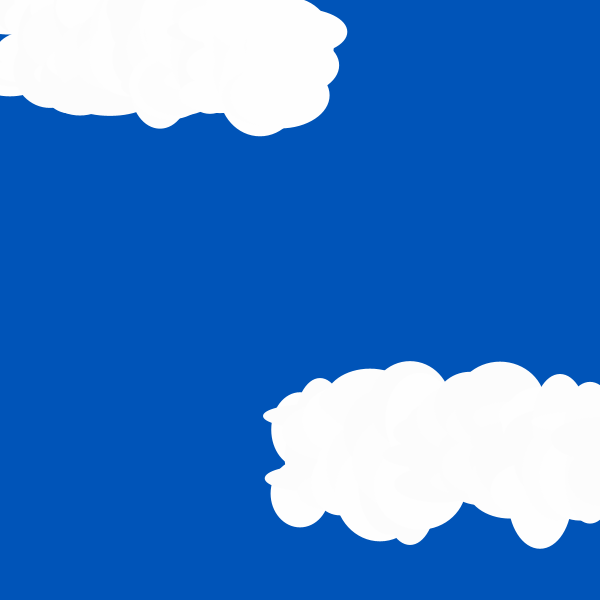
Frame 1 (no input)
Frame 60 (the mouse pressed at the canvas centre just before this capture): identical to frame 1, image omitted
Frame 120 (the mouse held since frame 60 and released just before this capture): identical to frame 1, image omitted

The Processing sketch that drew this single still picture (run headless with seeded random() and noise(); from frame 60 on, the mouse is pressed at the canvas centre):

// Processing sketch: processing_70896
// ── processing_70896.pde

/**
Assignment number 2
Susan Anderson
swanderson@brynmawr.edu
CS 110 Section 001
9/19/12

This program randomly generates a different colored sky and different shaped
clouds when a key is pressed.  It also draws flying pigs when the mouse is pressed
and erases them when a key is pressed.  Depending on where the mouse is 
pressed, the size of the pig's eyes and the direction the pig is facing
changes.
**/

int spacing = 10;

void setup() {
  size(600, 600);
  smooth();
  background(0, random(0,130), random(160,255));
  
  //two clouds
  for(int x=10;x <= 300; x=x+spacing) {
      noStroke();
      fill(random(252,255));
      ellipse(x,random(0,50),random(50,100),random(20, 100));
      ellipse(x,random(50,100), random(50,100), random(20,100));
      
      while(x>=300&&x<=600) {
        noStroke();
        fill(random(252,255));
        ellipse(x,random(400,450),random(50,100),random(20,100));
        ellipse(x,random(450,500),random(50,100),random(20,100));
        x=x+spacing;
      }
  }
}
void draw() {
}

void mousePressed() {//pig upper third, right side
if (mouseX>=300 && mouseX<600 && mouseY<200) {
  //body, head
  noStroke();
  fill(245,121,183);
  ellipse(mouseX,mouseY,50,40);
  ellipse(mouseX-30, mouseY-10,30,30);
  //tail and ears
  triangle(mouseX+25,mouseY-2, mouseX+25,mouseY+2, mouseX+35,mouseY);
  triangle(mouseX-33,mouseY-20, mouseX-13,mouseY, mouseX-25,mouseY-30);
  triangle(mouseX-28,mouseY-20, mouseX-43,mouseY, mouseX-35,mouseY-30);
  //nose
  stroke(0);
  ellipse(mouseX-30,mouseY-5, 12,10);
  point(mouseX-28,mouseY-6);
  point(mouseX-32,mouseY-6);
  //legs
  noStroke();
  rect(mouseX-20,mouseY, 5,30);
  rect(mouseX-10,mouseY, 5,30);
  rect(mouseX+10,mouseY, 5,30);
  rect(mouseX+20,mouseY, 5,30);
  //hooves
  fill(0);
  rect(mouseX-20,mouseY+25, 5,5);
  rect(mouseX-10,mouseY+25, 5,5);
  rect(mouseX+10,mouseY+25, 5,5);
  rect(mouseX+20,mouseY+25, 5,5);
  //eyes
  fill(255);
  noStroke();
  ellipse(mouseX-25,mouseY-15, 5,5);
  ellipse(mouseX-35,mouseY-15, 5,5);
  fill(0);
  ellipse(mouseX-25,mouseY-15,2,2);
  ellipse(mouseX-35,mouseY-15,2,2);
  //lines behind pig
  stroke(0);
  line(mouseX+40,mouseY, mouseX+90,mouseY);
  line(mouseX+40,mouseY+10, mouseX+70,mouseY+10);
  line(mouseX+40,mouseY-10, mouseX+70,mouseY-10);
  
}else if(mouseX<300 && mouseY<200) {//pig upper third, left side
  //body, head
  noStroke();
  fill(245,121,183);
  ellipse(mouseX,mouseY,50,40);
  ellipse(mouseX+30, mouseY-10,30,30);
  //tail and ears
  triangle(mouseX-25,mouseY-2, mouseX-25,mouseY+2, mouseX-35,mouseY);
  triangle(mouseX+33,mouseY-20, mouseX+13,mouseY, mouseX+25,mouseY-30);
  triangle(mouseX+28,mouseY-20, mouseX+43,mouseY, mouseX+35,mouseY-30);
  //nose
  stroke(0);
  ellipse(mouseX+30,mouseY-5, 12,10);
  point(mouseX+28,mouseY-6);
  point(mouseX+32,mouseY-6);
  //legs
  noStroke();
  rect(mouseX+20,mouseY, 5,30);
  rect(mouseX+10,mouseY, 5,30);
  rect(mouseX-10,mouseY, 5,30);
  rect(mouseX-20,mouseY, 5,30);
  //hooves
  fill(0);
  rect(mouseX+20,mouseY+25, 5,5);
  rect(mouseX+10,mouseY+25, 5,5);
  rect(mouseX-10,mouseY+25, 5,5);
  rect(mouseX-20,mouseY+25, 5,5);
  //facial features
  fill(255);
  noStroke();
  ellipse(mouseX+25,mouseY-15, 5,5);
  ellipse(mouseX+35,mouseY-15, 5,5);
  fill(0);
  ellipse(mouseX+25,mouseY-15,2,2);
  ellipse(mouseX+35,mouseY-15,2,2);
  //lines behind pig
  stroke(0);
  line(mouseX-40,mouseY, mouseX-90,mouseY);
  line(mouseX-40,mouseY+10, mouseX-70,mouseY+10);
  line(mouseX-40,mouseY-10, mouseX-70,mouseY-10);
  
}else if(mouseX>=300 && mouseX<600 && mouseY>200 && mouseY<=400) {//pig, middle third, right side
  //body, head
  noStroke();
  fill(245,121,183);
  ellipse(mouseX,mouseY,50,40);
  ellipse(mouseX+30, mouseY-10,30,30);
  //tail and ears
  triangle(mouseX-25,mouseY-2, mouseX-25,mouseY+2, mouseX-35,mouseY);
  triangle(mouseX+33,mouseY-20, mouseX+13,mouseY, mouseX+25,mouseY-30);
  triangle(mouseX+28,mouseY-20, mouseX+43,mouseY, mouseX+35,mouseY-30);
  //nose
  stroke(0);
  ellipse(mouseX+30,mouseY-5, 12,10);
  point(mouseX+28,mouseY-6);
  point(mouseX+32,mouseY-6);
  //legs
  noStroke();
  rect(mouseX+20,mouseY, 5,30);
  rect(mouseX+10,mouseY, 5,30);
  rect(mouseX-10,mouseY, 5,30);
  rect(mouseX-20,mouseY, 5,30);
  //hooves
  fill(0);
  rect(mouseX+20,mouseY+25, 5,5);
  rect(mouseX+10,mouseY+25, 5,5);
  rect(mouseX-10,mouseY+25, 5,5);
  rect(mouseX-20,mouseY+25, 5,5);
  //facial features
  fill(255);
  noStroke();
  ellipse(mouseX+25,mouseY-15, 10,10);
  ellipse(mouseX+35,mouseY-15, 10,10);
  fill(0);
  ellipse(mouseX+25,mouseY-15,4,4);
  ellipse(mouseX+35,mouseY-15,4,4);
  //lines behind pig
  stroke(0);
  line(mouseX-40,mouseY, mouseX-90,mouseY);
  line(mouseX-40,mouseY+10, mouseX-70,mouseY+10);
  line(mouseX-40,mouseY-10, mouseX-70,mouseY-10);
  
}else if (mouseX<300 && mouseY>200 && mouseY<=400) {//pig, middle third, left side
//body, head
  noStroke();
  fill(245,121,183);
  ellipse(mouseX,mouseY,50,40);
  ellipse(mouseX-30, mouseY-10,30,30);
  //tail and ears
  triangle(mouseX+25,mouseY-2, mouseX+25,mouseY+2, mouseX+35,mouseY);
  triangle(mouseX-33,mouseY-20, mouseX-13,mouseY, mouseX-25,mouseY-30);
  triangle(mouseX-28,mouseY-20, mouseX-43,mouseY, mouseX-35,mouseY-30);
  //nose
  stroke(0);
  ellipse(mouseX-30,mouseY-5, 12,10);
  point(mouseX-28,mouseY-6);
  point(mouseX-32,mouseY-6);
  //legs
  noStroke();
  rect(mouseX-20,mouseY, 5,30);
  rect(mouseX-10,mouseY, 5,30);
  rect(mouseX+10,mouseY, 5,30);
  rect(mouseX+20,mouseY, 5,30);
  //hooves
  fill(0);
  rect(mouseX-20,mouseY+25, 5,5);
  rect(mouseX-10,mouseY+25, 5,5);
  rect(mouseX+10,mouseY+25, 5,5);
  rect(mouseX+20,mouseY+25, 5,5);
  //eyes
  fill(255);
  noStroke();
  ellipse(mouseX-25,mouseY-15, 10,10);
  ellipse(mouseX-35,mouseY-15, 10,10);
  fill(0);
  ellipse(mouseX-25,mouseY-15,4,4);
  ellipse(mouseX-35,mouseY-15,4,4);
  //lines behind pig
  stroke(0);
  line(mouseX+40,mouseY, mouseX+90,mouseY);
  line(mouseX+40,mouseY+10, mouseX+70,mouseY+10);
  line(mouseX+40,mouseY-10, mouseX+70,mouseY-10);
  
}else if(mouseX>=300 && mouseX<600 && mouseY>400 && mouseY<600) {//pig lower third, right side
  noStroke();
  fill(245,121,183);
  ellipse(mouseX,mouseY,50,40);
  ellipse(mouseX-30, mouseY-10,30,30);
  //tail and ears
  triangle(mouseX+25,mouseY-2, mouseX+25,mouseY+2, mouseX+35,mouseY);
  triangle(mouseX-33,mouseY-20, mouseX-13,mouseY, mouseX-25,mouseY-30);
  triangle(mouseX-28,mouseY-20, mouseX-43,mouseY, mouseX-35,mouseY-30);
  //nose
  stroke(0);
  ellipse(mouseX-30,mouseY-5, 12,10);
  point(mouseX-28,mouseY-6);
  point(mouseX-32,mouseY-6);
  //legs
  noStroke();
  rect(mouseX-20,mouseY, 5,30);
  rect(mouseX-10,mouseY, 5,30);
  rect(mouseX+10,mouseY, 5,30);
  rect(mouseX+20,mouseY, 5,30);
  //hooves
  fill(0);
  rect(mouseX-20,mouseY+25, 5,5);
  rect(mouseX-10,mouseY+25, 5,5);
  rect(mouseX+10,mouseY+25, 5,5);
  rect(mouseX+20,mouseY+25, 5,5);
  //eyes
  fill(255);
  noStroke();
  ellipse(mouseX-25,mouseY-15, 15,15);
  ellipse(mouseX-35,mouseY-15, 15,15);
  fill(0);
  ellipse(mouseX-25,mouseY-15,8,8);
  ellipse(mouseX-35,mouseY-15,8,8);
  //lines behind pig
  stroke(0);
  line(mouseX+40,mouseY, mouseX+90,mouseY);
  line(mouseX+40,mouseY+10, mouseX+70,mouseY+10);
  line(mouseX+40,mouseY-10, mouseX+70,mouseY-10);
  
}else if (mouseX<300 && mouseY>400 && mouseY<=600) {//pig lower third left side
  //body, head
  noStroke();
  fill(245,121,183);
  ellipse(mouseX,mouseY,50,40);
  ellipse(mouseX+30, mouseY-10,30,30);
  //tail and ears
  triangle(mouseX-25,mouseY-2, mouseX-25,mouseY+2, mouseX-35,mouseY);
  triangle(mouseX+33,mouseY-20, mouseX+13,mouseY, mouseX+25,mouseY-30);
  triangle(mouseX+28,mouseY-20, mouseX+43,mouseY, mouseX+35,mouseY-30);
  //nose
  stroke(0);
  ellipse(mouseX+30,mouseY-5, 12,10);
  point(mouseX+28,mouseY-6);
  point(mouseX+32,mouseY-6);
  //legs
  noStroke();
  rect(mouseX+20,mouseY, 5,30);
  rect(mouseX+10,mouseY, 5,30);
  rect(mouseX-10,mouseY, 5,30);
  rect(mouseX-20,mouseY, 5,30);
  //hooves
  fill(0);
  rect(mouseX+20,mouseY+25, 5,5);
  rect(mouseX+10,mouseY+25, 5,5);
  rect(mouseX-10,mouseY+25, 5,5);
  rect(mouseX-20,mouseY+25, 5,5);
  //facial features
  fill(255);
  noStroke();
  ellipse(mouseX+25,mouseY-15, 15,15);
  ellipse(mouseX+35,mouseY-15, 15,15);
  fill(0);
  ellipse(mouseX+25,mouseY-15,8,8);
  ellipse(mouseX+35,mouseY-15,8,8);
  //lines behind pig
  stroke(0);
  line(mouseX-40,mouseY, mouseX-90,mouseY);
  line(mouseX-40,mouseY+10, mouseX-70,mouseY+10);
  line(mouseX-40,mouseY-10, mouseX-70,mouseY-10);
}
}

void keyPressed() {
    background(0, random(0,130), random(160,255));
  
  //two clouds
  for(int x=10;x <= 300; x=x+spacing) {
      noStroke();
      fill(random(252,255));
      ellipse(x,random(0,50),random(50,100),random(20, 100));
      ellipse(x,random(50,100), random(50,100), random(20,100));
      
      while(x>=300&&x<=600) {
        noStroke();
        fill(random(252,255));
        ellipse(x,random(400,450),random(50,100),random(20,100));
        ellipse(x,random(450,500),random(50,100),random(20,100));
        x=x+spacing;
      }
  }
}
